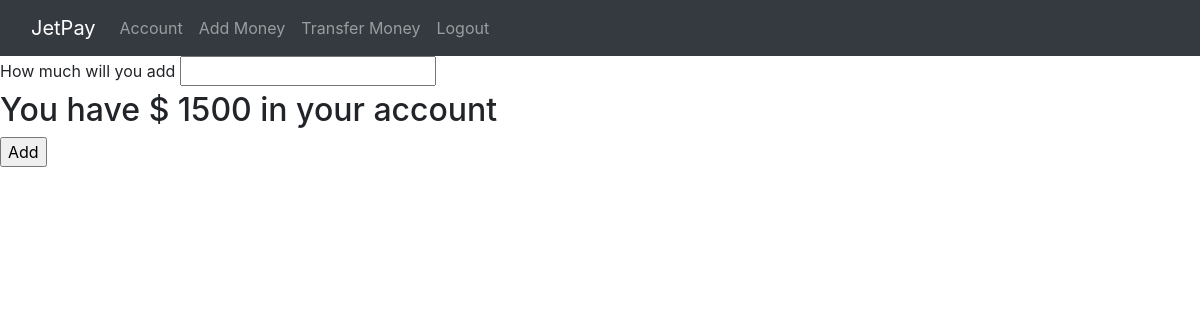
/add_money (signed in), run on an earlier commit of the app's database.
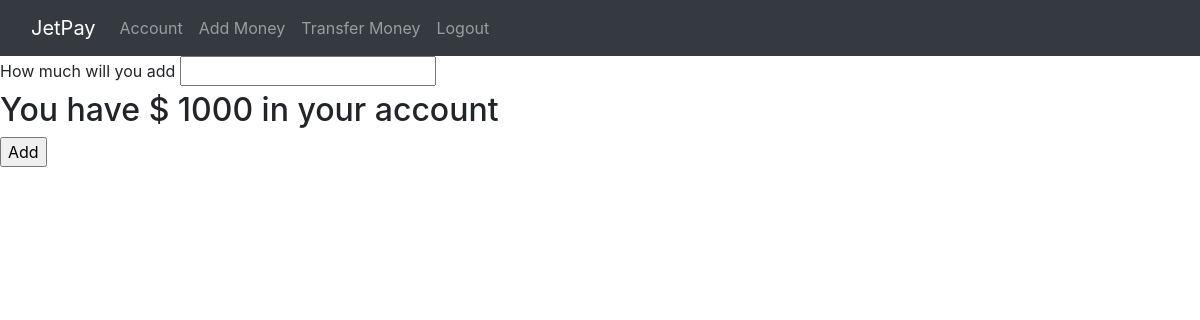
And on a later commit of the database.
### digitalWallet/__init__.py (models this page shows, shortened)
class User(db.Model,UserMixin):
	__tablename__ = 'users'
	id = db.Column(db.Integer,primary_key = True)
	profile_image = db.Column(db.String(20),nullable = False,default = 'default.jpg')
	email = db.Column(db.String(64),unique = True,index = True)
	username = db.Column(db.String(64),unique = True,index = True)
	password_hash = db.Column(db.String(128))
	amount = db.Column(db.Integer,default = 0)

### digitalWallet/__init__.py (the view)
@app.route('/add_money',methods = ['GET','POST'])
def add_money():
	form = UpdateAmount()
	if form.validate_on_submit():
		current_user.amount +=  form.amount.data
		db.session.commit()
		return redirect(url_for('account'))
	print(f"User has {current_user.amount}")
	return render_template('add_money.html',form = form,current_user= current_user)

### digitalWallet/__init__.py
class UpdateAmount(FlaskForm):
	amount = IntegerField('How much will you add',validators=[DataRequired()])
	submit = SubmitField('Add')

### digitalWallet/__init__.py (called while the page is built)
@login_manager.user_loader
def load_user(user_id):
	return User.query.get(user_id)

### digitalWallet/templates/add_money.html (shortened to what this page needs)
{% extends 'base.html' %}
{% block content %}
<form method="POST">
	{{form.amount.label}} {{form.amount}}
	<h2>You have $ {{current_user.amount}} in your account</h2>
	{{form.submit()}}
</form>
{% endblock %}

What changed in the data, as far as the page shows it:
changed User: amount "1500" → "1000"
